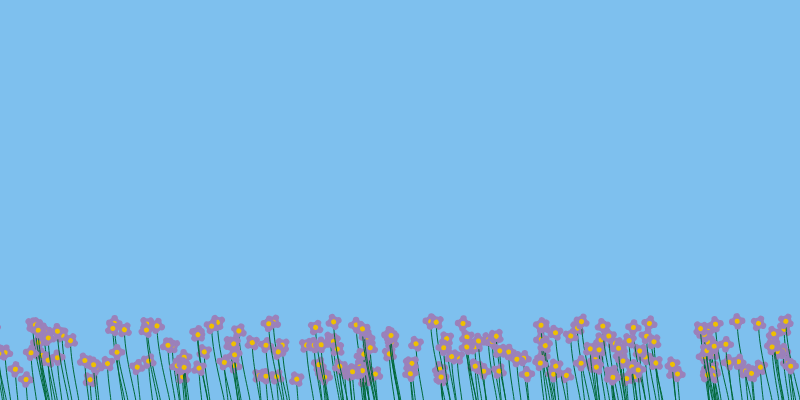
Frame 1 (no input)
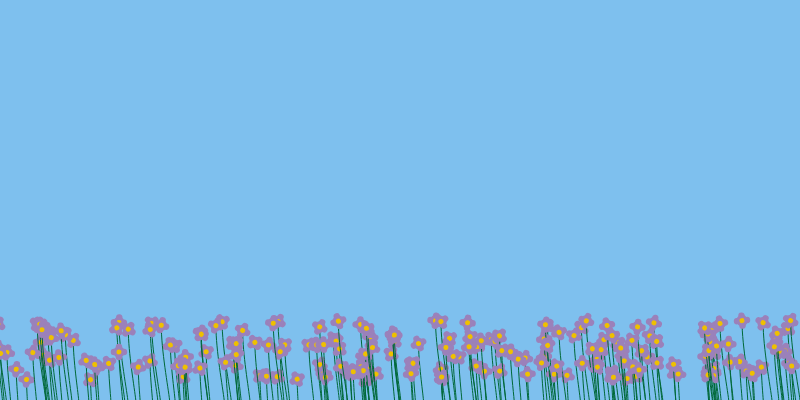
Frame 60 (no input)
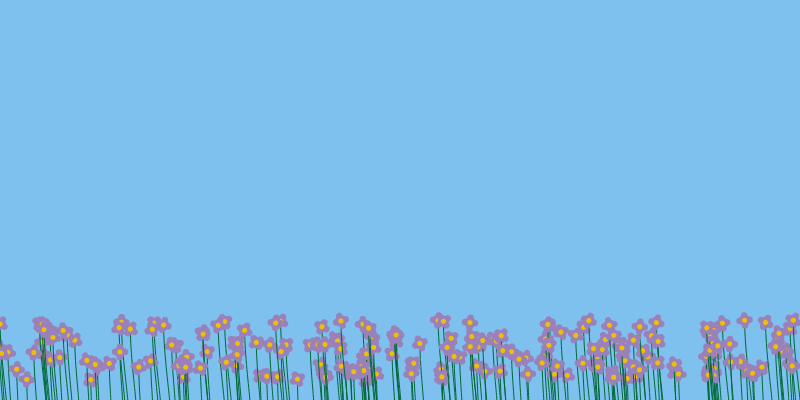
Frame 120 (the mouse pressed at the canvas centre since frame 60)

The p5.js sketch that drew these frames (run headless with seeded random() and noise() and a simulated clock; from frame 60 on, the mouse is pressed at the canvas centre):

// p5.js sketch
// ── sketch.js
var flowers = []
var x;
var y;
var fr;


function setup() {
	createCanvas(800,400);

	x = random();
	y = random();

	for (var i = 0; i < 200; i++ ) {
		flowers[i] = new Flower();
	}

	fr = createP('');

}

function draw() {
	background(126,192,238); // sky blue

	var wind = noise(x);
	wind += noise(y);
	wind /= 2;
	wind = constrain(wind,0,1);
	wind = map(wind,0,1,-1,1);
	x+= 0.003;
	y+= 0.0001
	for (var j = 0; j < flowers.length; j++ ) {
		flowers[j].update(wind);
		flowers[j].show();
	}

	fr.html(floor(frameRate()));
 
}
// ── bee.js
// Autonomous agents that harvest pollen and look super-cute.

function Bee() {
	this.pos = createVector(width/2, height/2);
	this.vel = createVector(0,0);
	this.acc = createVector(0,0);
	this.mass = 10;
	this.size = 5;

	this.applyForce = function(force) {
		this.acc.add(force);
	}

	this.update = function() {
		this.pos.add(this.vel);
		this.vel.add(this.acc);
		this.acc = createVector(0,0);

	}

	this.show = function() {
		push();
		translate(this.pos.x, this.pos.y);
		scale(size);
		// Head
		stroke(152,91,16);
		strokeWeight(this.size);
		point(0,0);

		// Abdomen
		var ofs = -0.7;
		var inc = -0.3;
		stroke(246,224,0);
		point(-ofs*this.size,0); ofs += inc;
		stroke(0);
		point(-ofs*this.size,0); ofs +=inc;
		stroke(246,224,0);
		point(-ofs*this.size,0); ofs +=inc;
		stroke(0);
		point(-ofs*this.size,0); ofs +=inc;

		// Wings
		stroke(200,200);
		point(-2*inc*this.size, -2 * abs(inc*this.size) );
		point(-3.5*inc*this.size, -2 * abs(inc*this.size) );
		pop();
	}



}
// ── flower.js
// ToDo: fix flower proportions

function Flower() {
	this.pos = createVector(random(width), height);
	this.lengthMin = 20;
	this.lengthMax = 80;
	this.length = random(this.lengthMin,this.lengthMax);
	this.angle = 0;
	
	// Make longer flowers more flexible
	this.flex = (this.length-this.lengthMin) / (this.lengthMax - this.lengthMin);
	this.flex = map(this.flex, 0, 1, 0.5, 1.5);

	this.flowerPos = createVector(0,0);
	this.flowerPos.x = this.pos.x + ( this.length * sin(this.angle) );
	this.flowerPos.y = this.pos.y - ( this.length * cos(this.angle) );	

	// Flower proportions and petal rotation
	this.size = 5;
	this.theta = random(0,PI/2);

	

	this.update = function(wind) {
		wind = map(wind, -1, 1, -PI/4, PI/4);
		this.angle = this.flex * wind;

		this.flowerPos.x = this.pos.x + ( this.length * sin(this.angle) );
		this.flowerPos.y = this.pos.y - ( this.length * cos(this.angle) );
	}

	this.show = function(){
		// Stem
		// curve(x1,y1,x1,y1,x2,y2,x3,y3);
		push();
		stroke(0,104,56); noFill();
		curve(this.pos.x,this.pos.y,  this.pos.x,this.pos.y,  this.flowerPos.x,this.flowerPos.y, this.pos.x, this.pos.y-2*this.length);
		pop();

		// Petals
		push();
		translate(this.flowerPos.x, this.flowerPos.y);
		rotate(this.theta);
	    stroke(155, 129, 186);
	    strokeWeight(this.size*1.3);
	   	point(0, this.size);
	   	point(this.size, 0);
	   	point(0, -this.size);
	   	point(-this.size, 0);
	    ellipse(0,0, this.size, this.size);

	    // Pollen
	    stroke(239,192,0);
	    strokeWeight(this.size);
	    point(0,0);

	    pop();			    
	}


}
